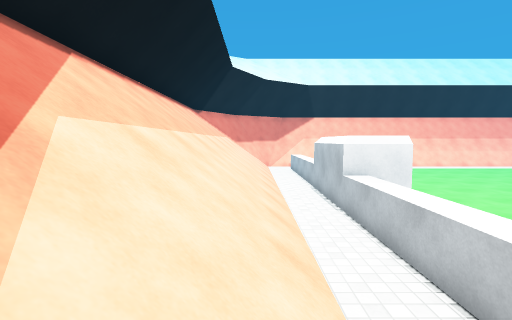
[1] (above)

17 first-person views from a walk through a scene from a Unity 3-D project. The camera is 1.2 m above the floor, tilts 4° down and sees 85° across. The floor is counted in squares, 1 m on a side. Each view is taken from the middle of a square. On the plan, view 1 faces up. The plan holds only what a view shows up to about 13 squares ahead; the rest is blank. The place goes on beyond the plan. Surface patterns are stand-ins for the level's own textures.

[2]
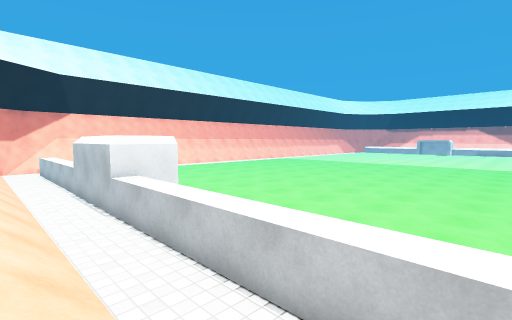

[3]
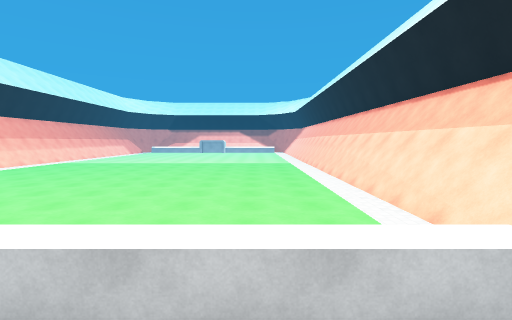

[4]
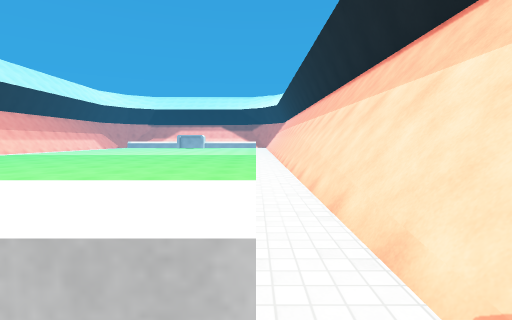

[5]
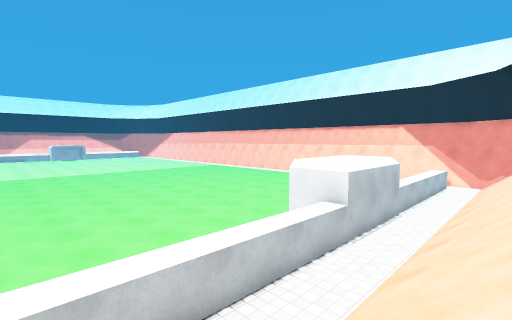

[6]
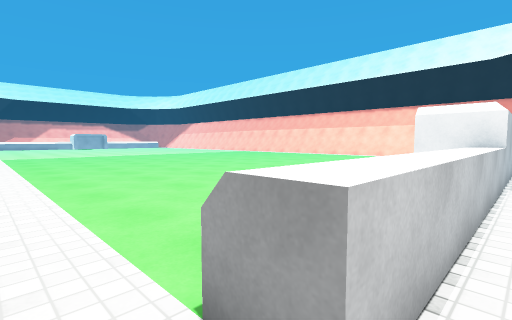

[7]
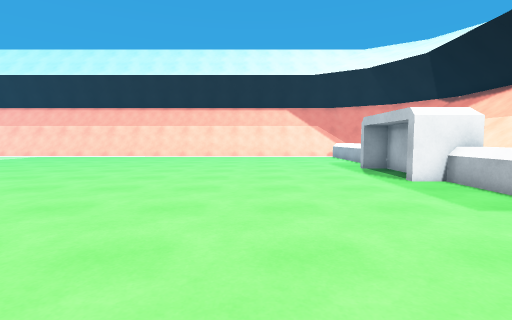

[8]
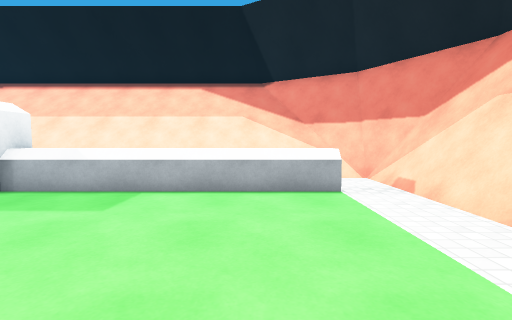

[9]
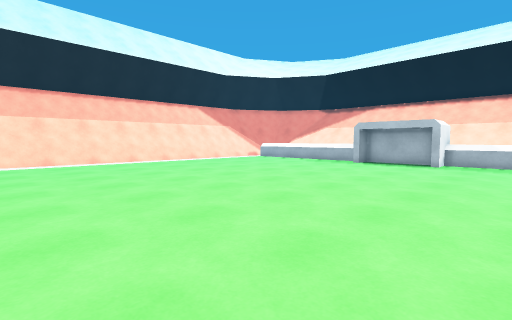

[10]
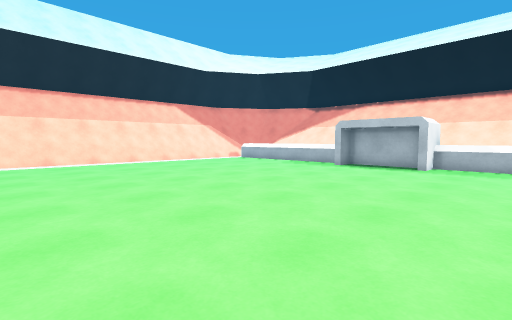

[11]
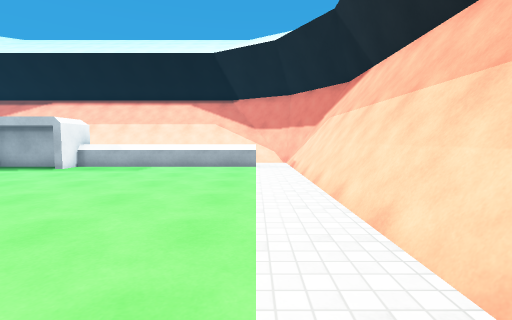

[12]
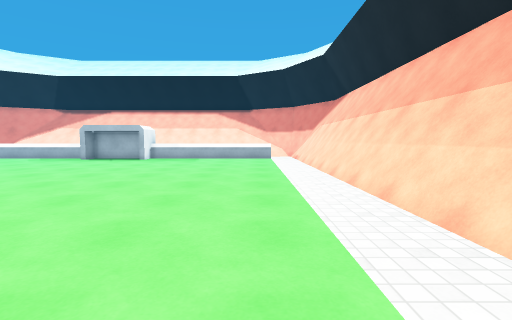

[13]
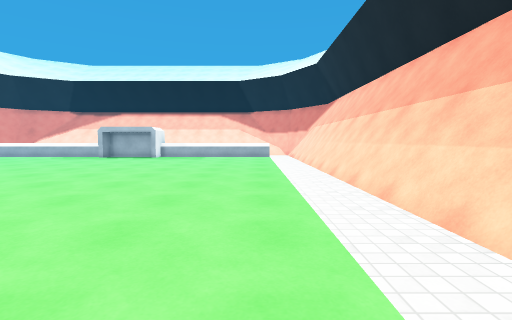

[14]
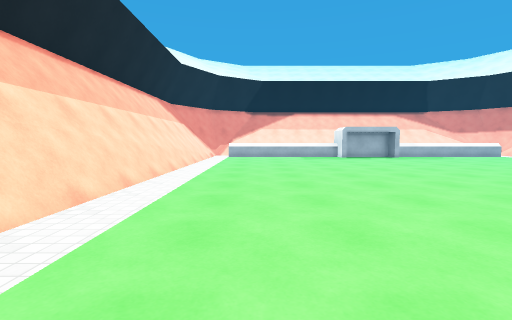

[15]
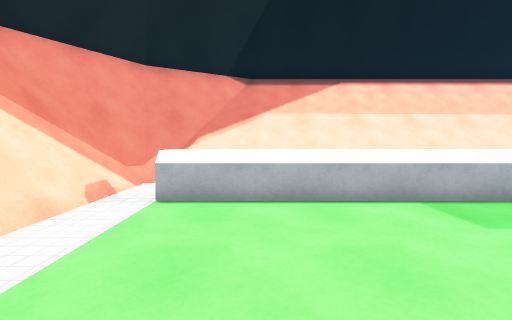

[16]
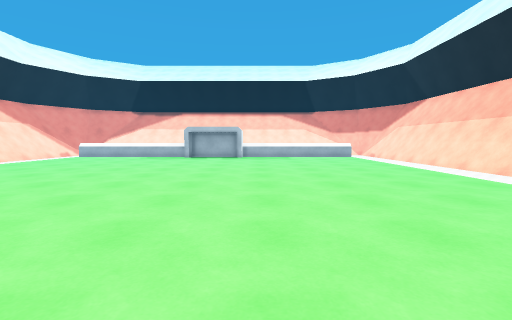

[17]
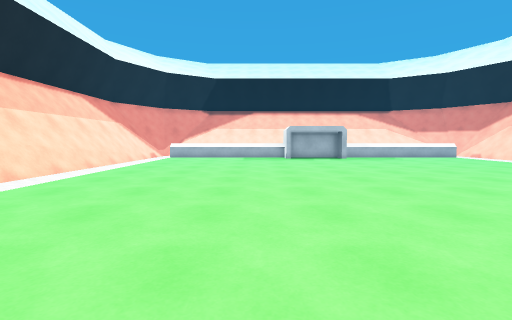

### Floor plan
Key: @ floor where view 1 was taken; # wall or solid block; . floor; / step, stairs or slope; = window, fence, low wall or low ledge; ^ raised ledge.
Columns run from 3 left of view 1 to 24 right of it. Each row starts with its distance up from view 1.
 22  ########################
 21 ###=/.....................
 20 ##// .^...................
 19 #/// .^................... .
 18  /// .^...................
 17  ////.^...................
 16  ////.^..................
 15  ////.^...................
 14  ////.^...................
 13  ////.^................... .
 12  ////.##..................
 11  ////.#...................
 10  ////.#..................
  9  ////.#.................
  8  ////.##.................
  7  ////.^..................
  6  ////.^.................. .
  5  ////.^..................
  4  ////.^...................
  3  ////.^...................
  2  ////.^................... .
  1 #///  ^...................
  0 ##=@ .^...................
 -1 ###==###.................
 -2  #######################

Where each view was taken, in squares from view 1:
view 1: 0 up, 0 right, facing up
view 2: 0 up, 0 right, facing up-right
view 3: 3 up, 0 right, facing right
view 4: 0 up, 2 right, facing right
view 5: 19 up, 1 left, facing down-right
view 6: 21 up, 2 right, facing down-right
view 7: 20 up, 9 right, facing down
view 8: 18 up, 10 right, facing left
view 9: 15 up, 19 right, facing down-left
view 10: 15 up, 17 right, facing down-left
view 11: 20 up, 16 right, facing left
view 12: 19 up, 22 right, facing left
view 13: 19 up, 24 right, facing left
view 14: 2 up, 24 right, facing left
view 15: 2 up, 9 right, facing left
view 16: 13 up, 24 right, facing left
view 17: 6 up, 23 right, facing left
